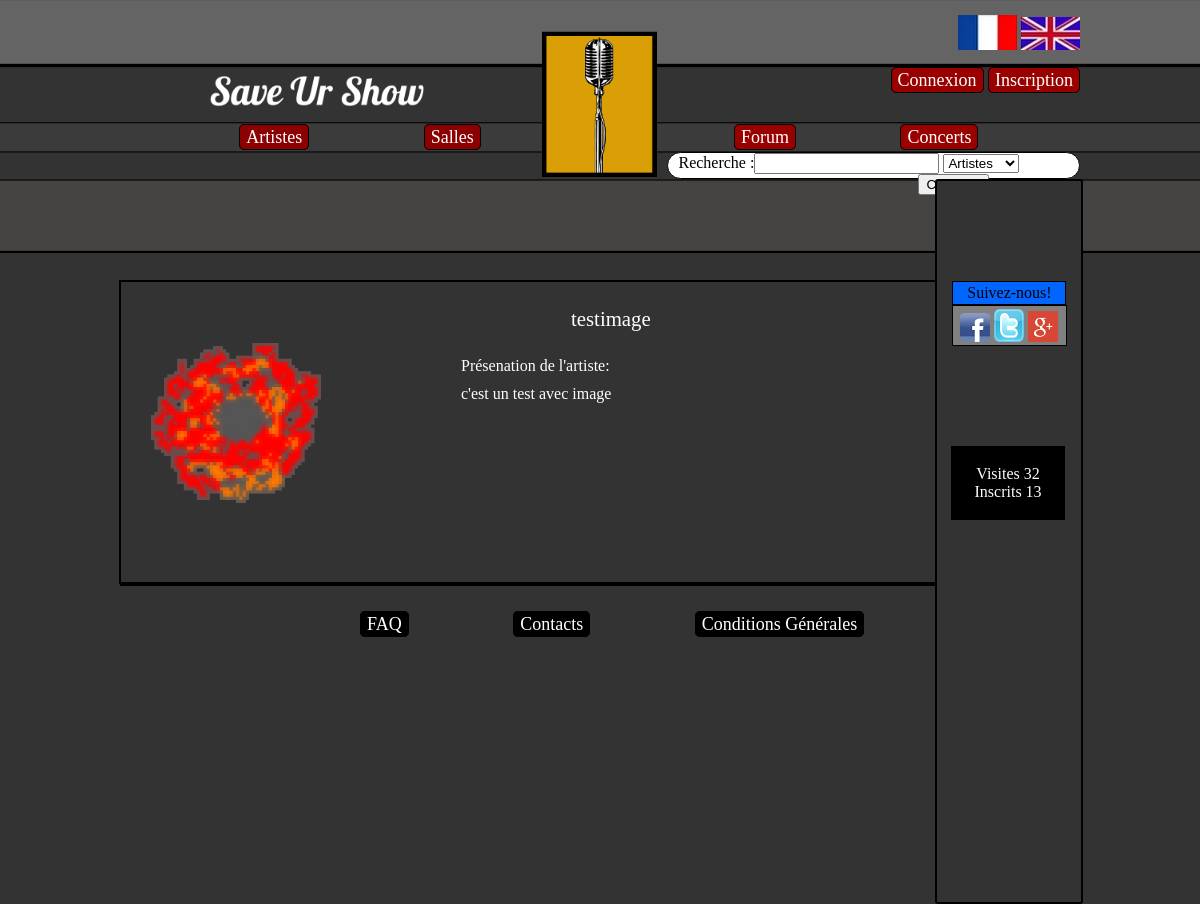
Before: /SaveUrShow/index.php?page=artiste&artiste=testimage with the older database file.
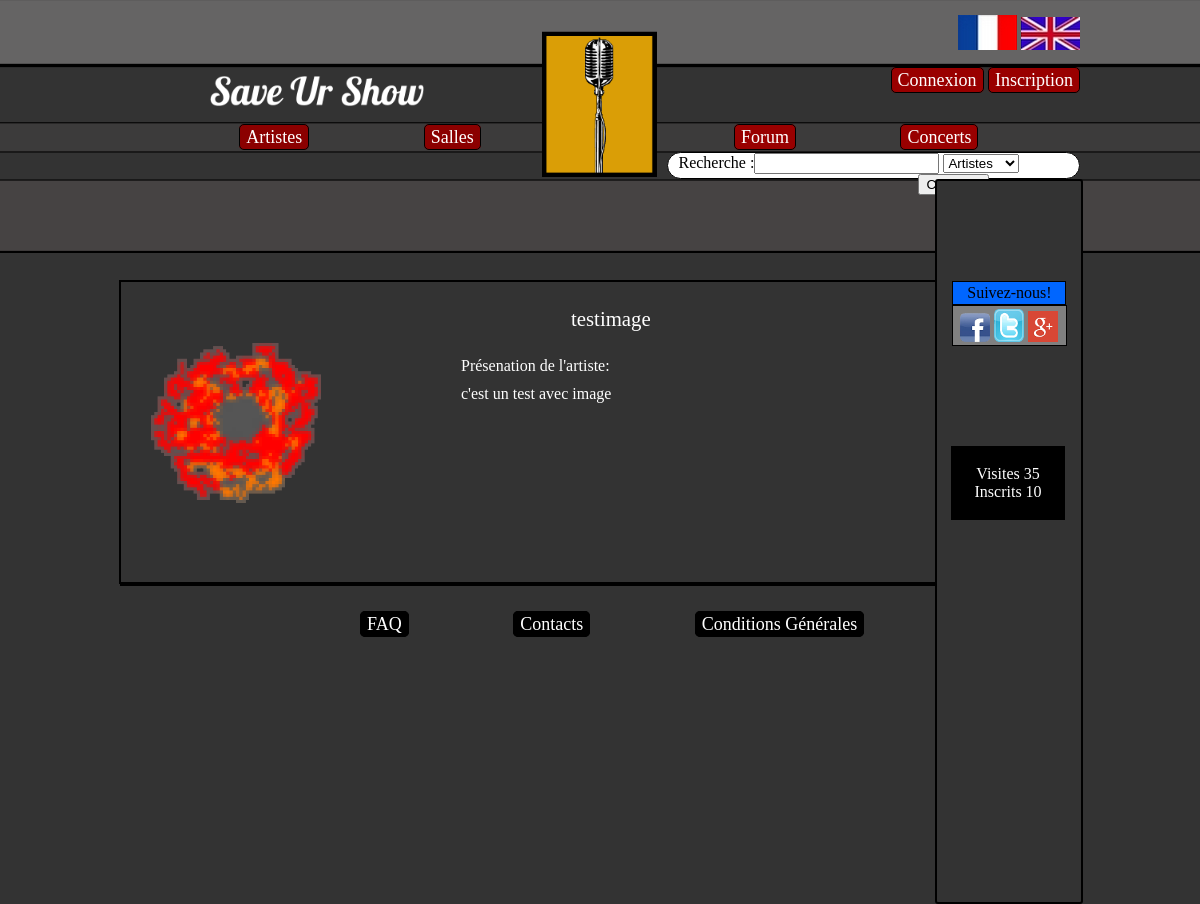
After: the same page with the newer database file.
### tables this page shows
CREATE TABLE IF NOT EXISTS `statistique` (
  `ID` int(11) NOT NULL AUTO_INCREMENT,
  `nombre_inscrit` int(11) DEFAULT NULL,
  `nombre_visite` int(11) DEFAULT NULL,
  PRIMARY KEY (`ID`)
);

CREATE TABLE IF NOT EXISTS `artiste` (
  `ID` int(11) NOT NULL AUTO_INCREMENT,
  `nom_artiste` varchar(25) NOT NULL,
  `date_ajout_artiste` datetime DEFAULT NULL,
  `image_artiste` varchar(255) DEFAULT NULL,
  `bio_artiste` text,
  `ID_genre` int(11) NOT NULL,
  PRIMARY KEY (`ID`)
);

### SaveUrShow/controleurs/fr.php (called while the page is built, shortened)
<?php
	$CONNEXION = 'Connexion';
	$INSCRIPTION = 'Inscription';
	$TXT_ARTISTES = 'Artistes';
	$TXT_SALLES = 'Salles';
	$TXT_CONCERTS = 'Concerts';
	$TXT_FORUM = 'Forum';
	$RECHERCHE = 'Recherche :';
	$TXT_SUIVRE = 'Suivez-nous!';
	$TXT_CONNECTES = 'Visites';
	$TXT_INSCRITS = 'Inscrits';
	$TXT_FAQ = 'FAQ';
	$TXT_CONTACTS = 'Contacts';
	$TXT_CG = 'Conditions Générales';
 ?>

### SaveUrShow/modeles/modele_stat.php (called while the page is built, shortened)
<?php
	function nbrVisite(){
	global $bdd;
	$req = $bdd -> prepare("SELECT nombre_visite FROM statistique");
	$req -> execute();
	$res = $req->fetch();
	return $res[0];
	}
	function nbrInscrit(){
		global $bdd;
		$req = $bdd -> prepare("SELECT count(ID) FROM membre");
		$req -> execute();
	$res = $req->fetch();
	return $res['count(ID)'];
	}
 ?>

### SaveUrShow/modeles/modele_artiste.php (called while the page is built, shortened)
<?php
	function pageArtiste($nom_artiste){
		global $bdd;
		$query=$bdd->prepare('SELECT artiste.nom_artiste, artiste.date_ajout_artiste, artiste.image_artiste, artiste.bio_artiste, ID_genre
	    FROM artiste WHERE artiste.nom_artiste = :nom_artiste');
        $query->bindValue(':nom_artiste',$nom_artiste, PDO::PARAM_STR);
        $query->execute();
	    $data_artiste=$query->fetch();
	    return $data_artiste;
	}
 ?>

### SaveUrShow/vues/vue_artiste.php (the view)
<div class="Profil">
	<div class="container1Profil">
		<br />
		<br g/>
			<img class="photo_profil" src=<?php echo $data_artiste['image_artiste']; ?>>
			<div class="pseudo"><?php echo $data_artiste['nom_artiste']; ?></div>
			<ul>
				<li  class="txt1Profil"></a>   Présenation de l'artiste:</li>
				<br>
				<li  class="txt1Profil"></a><?php echo $data_artiste['bio_artiste']; ?></li>
			</ul>
	</div>
</div>

### SaveUrShow/index.php (shortened to what this page needs)
<?php
$bdd = new PDO('mysql:host=localhost;dbname=mydb','root','');
$bdd->setAttribute(PDO::ATTR_ERRMODE, PDO::ERRMODE_EXCEPTION);
include('modeles/modele_stat.php');
$nbrVisite= nbrvisite();
$nbrInscrit= nbrInscrit();
if ($_SESSION['lang']=='en') {
		include('controleurs/en.php');
}else{
		include('controleurs/fr.php');
}
if(!empty($_GET['page']) AND is_file('controleurs/'.$_GET['page'].'.php') ){
	include('controleurs/'.$_GET['page'].'.php');
}else{
	include('controleurs/accueil.php');
}
 ?>

### SaveUrShow/controleurs/artiste.php
<?php
if(!empty($_GET['artiste'])){
	$nom_artiste= $_GET['artiste'];
	include('modeles/modele_artiste.php');
	    $data_artiste= pageArtiste($nom_artiste);
	include('vues/header.php');
	include('vues/vue_artiste.php');
	include('vues/footer.php');
}else{
	include('controleurs/accueil.php');
}
 ?>

### SaveUrShow/vues/header.php (shortened to what this page needs)
<!doctype html>
<html lang="en">
<head>
<link rel="stylesheet" href="ressources/style.css" type="text/css" media="screen" />
<body>
<header>
	<div id="logo">
	</div>
	<a href="?page=accueil"><div id="nom">
	</div></a>
	<div id="drapeau">
	<a href="?page=select_lang&lang=fr"> <img src="ressources/image/drap_fr.png" alt="Version Française" /></a>
	<a href="?page=select_lang&lang=en"> <img src="ressources/image/drap_en.png" alt="Version Anglaise"/></a>
	</div>
	<div id="connexion">
		<ul>
			<?php
			if (!isset($_SESSION['pseudo'])){
				echo '
				<li class="zone1"><a href="?page=connexion">'.$CONNEXION.'</a></li>
				<li class="zone1"><a href="?page=inscription">'.$INSCRIPTION.'</a></li>';
			}else{
				echo'
				<li class="zone1"><a href="?page=profil&profil='.$_SESSION['pseudo'].'">'.$_SESSION['pseudo'].'</a></li>
				<li class="zone1"><a href="?page=deconnexion">'.$DECONNEXION.'</a></li>';
			}
			 ?>
		</ul>
	</div>
	<div id="artistes_salles">
		<ul>
			<li class="boutons1"><a href="?page=listeartiste"><?php echo $TXT_ARTISTES;?></a></li>
			<li class="boutons1"><a href="?page=listeSalles"><?php echo $TXT_SALLES;?></a></li>
		</ul>
	</div>
	<div id="forum_concerts">
		<ul>
			<li class="boutons2"><a href="?page=forum"><?php echo $TXT_FORUM;?></a></li>
			<li class="boutons2"><a href="?page=listeConcerts"><?php echo $TXT_CONCERTS;?></a></li>
		</ul>
	</div>
	<div class="Rechercher">
			<form action="index.php?page=recherche" method="post" name="Recherche">
			<label><?php echo $RECHERCHE;?></label><input type="text" name="mot_cle" id="mot_cle"/>
					<select name="type_recherche">
						<option value="1"><?php echo $TXT_ARTISTES;?></option>
					</select>
			</form>
	</div>
	<span id="bordure">
	<div id="Suivre"><span class="a3"><?php echo $TXT_SUIVRE;?></span>
	</div>
	<div class="reseaux">
		<div> <a href="https://www.facebook.com/pages/Save-Ur-Show/281799091982222?fref=ts"> <img class="reseauxsociaux" src="ressources/image/facebook.png" /></a> <span></span>
		</div>
		<div> <a href="https://twitter.com/SaveUrShow01"> <img class="reseauxsociaux" src="ressources/image/twitter.png"/></a> <span></span>
		</div>
		<div> <a href="https://plus.google.com/"> <img class="reseauxsociaux" src="ressources/image/g.png"/></a> <span></span>
		</div>
	</div>
	<div class="statistique">
		<p> <?php echo $TXT_CONNECTES;?> <?php echo $nbrVisite; ?> <br />
			<?php echo $TXT_INSCRITS;?> <?php echo $nbrInscrit; ?>
		</p>
	</div>
	</span>
</header>
<div id="contenu">

### SaveUrShow/vues/footer.php
</div>
<footer>
<div id="boutons_bas">
	<ul>
		<li class="boutons3"><a href="#"><?php echo $TXT_FAQ ?></a></li>
		<li class="boutons3"><a href="index.php?page=contact"><?php echo $TXT_CONTACTS ?></a></li>
		<li class="boutons3"><a href="index.php?page=cgu"><?php echo $TXT_CG ?></a></li>
	</ul>
</div>
</footer>
</body>
</html>

### SaveUrShow/ressources/style.css (style rules this page uses)
body { background-size: 250px; background-image:url(image/haut.png); background-position:center top; background-repeat: repeat-x; background-color: #333333; margin:auto; width: 960px; }
#logo { background-size: 12%; margin:auto; height: 200px; background-image: url(image/Logo.png); background-position: center; background-repeat: no-repeat; }
#nom { background-size: 230px; margin-left: 90px; margin-top:-140px; height: 70px; width:30%; background-image: url(image/Titre.png); background-position: left top; background-repeat: no-repeat; }
#drapeau { float:right; margin-top:-115px; margin-right:0px; }
#connexion ul { color:black; font-size: 18px; float:left; }
#connexion { float:right; margin-right:0px; margin-top:-78px; }
.zone1 { display:inline; width:20%; background-color:#990000; text-align:center; padding:2px 6px 2px 6px; border-style:solid; border-width:1px; border-radius:5px; }
#artistes_salles ul { width: 90%; font-size: 18px; float:right; }
#artistes_salles { float:left; margin-left:80px; margin-top:-21px; }
.boutons1 { display:inline; width:20%; background-color:darkred; text-align:center; padding:2px 6px 2px 6px; border-style:solid; border-width:1px; border-radius:5px; margin-right:110px; }
#forum_concerts ul { display:inline-block; width: 90%; font-size: 18px; float:right; }
#forum_concerts { float:right; margin-top:-21px; }
.boutons2 { display:inline; width:20%; background-color:#990000; text-align:center; padding:2px 6px 2px 6px; border-style:solid; border-width:1px; border-radius:5px; margin-right: 100px; }
.Rechercher { display:block; width:16.1%; height: 23px; background-color:white; text-indent: -240px; padding:0px 6px 2px 250px; border-style:solid; border-width:1px; border-radius:15px; margin-right: 0px; float:right; margin-top:-14px; }
#Suivre { position:relative; width:100px; background-color:#0066FF; text-align:center; padding:2px 6px 2px 6px; border-style:solid; border-width:1px; margin: auto; margin-top:100px; }
.reseaux { position:relative; display:block; width:70%; background-color:grey; text-align:center; padding:2px 6px 2px 6px; border-style:solid; border-width:1px; height: 35px; margin:auto; }
.reseaux div { display:inline-block; }
.reseauxsociaux { width:30px; margin: 0px; margin-top:1px; display: block; margin-left: 0px; }
.statistique { position:relative; width:70%; background-color:ThreeDDarkShadow; text-align:center; padding:2px 6px 2px 6px; border-style:solid; border-width:1px; float:right; margin-left:16px; margin-right:16px; margin-top:100px; margin-bottom: 100px; }
#bordure { position:relative; display:inline-block; width: 15%; height: 721px; margin-top:13px; margin-right:-416px; background-color: #333333; border-style: solid; border-radius: 3px; border-width: 2px; float:right; border-color: black; }
#boutons_bas ul { width: 100%; font-size: 18px; float: center; margin-left:200px; }
#boutons_bas { float:left; margin-left:0px; margin-top:10px; }
.boutons3 { display:inline; width:20%; background-color:black; text-align:center; padding:2px 6px 2px 6px; border-style:solid; border-width:1px; border-radius:5px; margin-right: 100px; }
a { text-decoration:none; color:#FFFFFF; }
.statistique p { color:#FFFFFF; }
#contenu { margin-top:121px; border-bottom-style:solid; border-bottom-color:#000000; border-bottom-width:2px; border-left-style:solid; border-left-color:#000000; border-left-width:1px; margin-right:143px; }
ul { list-style: none; }
.Profil { margin-top:150px; }
.container1Profil { float:center; margin-left:-2px; width:815px; height:300px; top:0px; border:solid 2px; }
.photo_profil { margin-top: 25px; margin-left: 30px; height: 160px; width: 170px; background-image: url(h/f.png); background-repeat: no-repeat; }
.txt1Profil { margin-left: 300px; margin-right: 60px; width: 300px; margin-top:10px; color:white; font-size: 100%; display: inline-block; text-align: justify; }
.pseudo { width: 200px; margin-top:-200px; margin-left: 450px; color:white; font-size: 130%; }

Changed rows visible on the page:
changed statistique: nombre_visite "32" → "35"
Other visible differences:
$nbrInscrit: "13" → "10"
